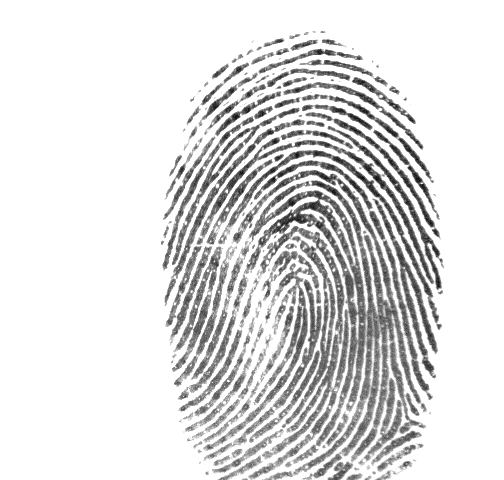
#> input picture data/raw/002_3_2.tif, 504 x 480 px; its folder holds only this picture in this run
$ jupyter execute --allow-errors process.ipynb
#> lines starting #> are read from the running program, lines starting #| are printed output that depends on the picture; after the words box and inside, x2 and y2 are one past the last pixel; in counts of white or black regions, pixels touching at a corner belong together
[cell 1]
import os
import cv2
import numpy as np
import random
from tqdm import tqdm
from sklearn.model_selection import train_test_split
import shutil
import tensorflow as tf
from tensorflow.keras.preprocessing.image import ImageDataGenerator
from tensorflow.keras.applications import VGG16
from tensorflow.keras.models import Model
from tensorflow.keras.layers import Dense, GlobalAveragePooling2D
from tensorflow.keras.optimizers import Adam
from tensorflow.keras.callbacks import ReduceLROnPlateau
from tensorflow.keras.layers import Dropout
from tensorflow.keras.callbacks import EarlyStopping, ModelCheckpoint
from tensorflow.keras import regularizers
from tensorflow.keras.models import load_model
import seaborn as sns
import matplotlib.pyplot as plt
from sklearn.metrics import confusion_matrix
from sklearn.metrics import classification_report, confusion_matrix
from sklearn.metrics import roc_auc_score
from sklearn.preprocessing import label_binarize
from collections import defaultdict

[cell 2]
def skeletonize(img):
    """Alternative skeletonization implementation without ximgproc"""
    skel = np.zeros(img.shape, np.uint8)
    element = cv2.getStructuringElement(cv2.MORPH_CROSS, (3,3))
    while True:
        open_img = cv2.morphologyEx(img, cv2.MORPH_OPEN, element)
        temp = cv2.subtract(img, open_img)
        eroded = cv2.erode(img, element)
        skel = cv2.bitwise_or(skel, temp)
        img = eroded.copy()
        if cv2.countNonZero(img) == 0:
            break
    return skel

def process_fingerprint(image_path, output_path, target_size=None, upscale_factor=1.0):
#> called with image_path = '../data/raw/002_3_2.tif', output_path = '../data/processed/002_3_2.tif', upscale_factor = 2
    image = cv2.imread(image_path, cv2.IMREAD_GRAYSCALE)
#> image is the input picture: shape (480, 504); min 0, max 255, mean 222.8
    if image is None:
        raise ValueError(f"Could not read image: {image_path}")

    if target_size:
        image = cv2.resize(image, target_size, interpolation=cv2.INTER_LANCZOS4)
    elif upscale_factor != 1.0:
        h, w = image.shape
#> h = 480; w = 504
        image = cv2.resize(image, (int(w*upscale_factor), int(h*upscale_factor)),
                         interpolation=cv2.INTER_LANCZOS4)
#> image: shape (960, 1008)

    # 1. Contrast enhancement
    clahe = cv2.createCLAHE(clipLimit=2.0, tileGridSize=(8,8))
    enhanced = clahe.apply(image)
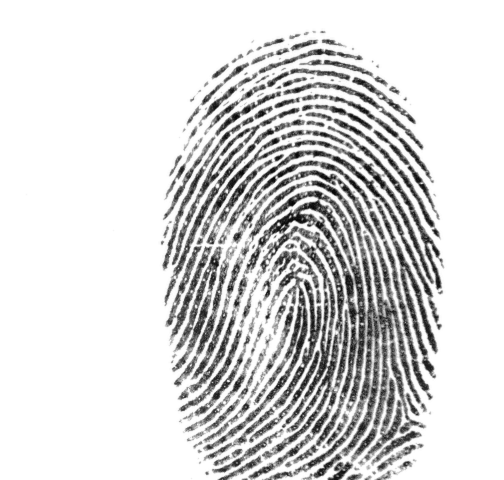
#> enhanced: shape (960, 1008) (shown at 1/2 size); min 2, max 255, mean 216.3

    # 2. Noise reduction
    denoised = cv2.bilateralFilter(enhanced, 9, 75, 75)

    # 3. Adaptive thresholding
    thresh = cv2.adaptiveThreshold(denoised, 255, cv2.ADAPTIVE_THRESH_GAUSSIAN_C,
                                cv2.THRESH_BINARY_INV, 21, 7)
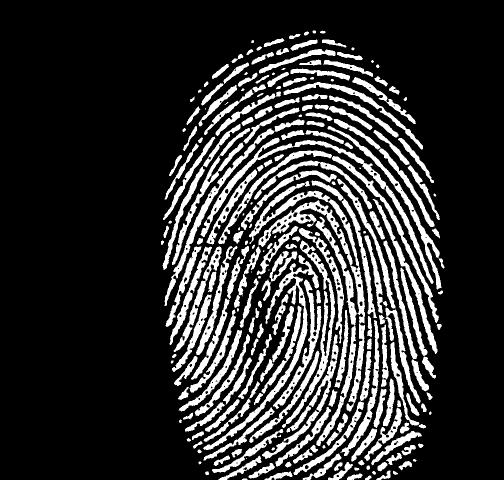
#> thresh: shape (960, 1008) (shown at 1/2 size); 19.2% white; 243 white regions (12 under 20 px), largest, box (x1, y1, x2, y2) and area: (498, 362, 730, 892) 15741, (401, 275, 867, 568) 6691, (406, 510, 638, 900) 6175

    # 4. Morphological operations
    kernel = np.ones((3,3), np.uint8)
    morph = cv2.morphologyEx(thresh, cv2.MORPH_CLOSE, kernel, iterations=1)
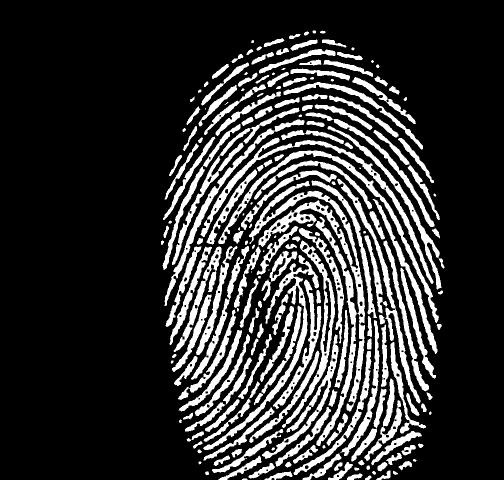
#> morph: shape (960, 1008) (shown at 1/2 size); 19.5% white; 211 white regions (9 under 20 px), largest, box (x1, y1, x2, y2) and area: (498, 362, 730, 892) 16047, (401, 275, 867, 568) 6730, (436, 301, 878, 646) 6319
    morph = cv2.morphologyEx(morph, cv2.MORPH_OPEN, kernel, iterations=1)
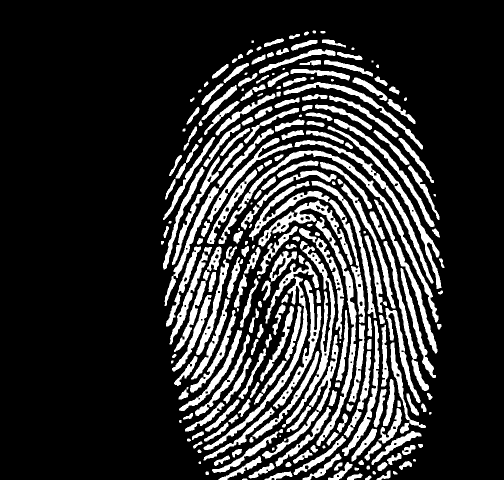
#> morph: shape (960, 1008) (shown at 1/2 size); 19.3% white; 278 white regions (8 under 20 px), largest, box (x1, y1, x2, y2) and area: (437, 301, 877, 645) 6260, (631, 434, 713, 892) 4793, (564, 492, 670, 855) 4419

    # 5. Skeletonization (using alternative method)
    skeleton = skeletonize(morph)
#> the loop in skeletonize, `while True:` made 10 passes
#> pass 1, in skeletonize, `temp = cv2.subtract(img, open_img)`:
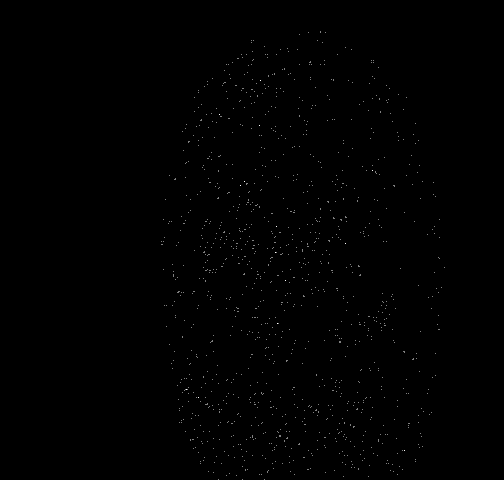
#> temp: shape (960, 1008) (shown at 1/2 size); 0.14% white in thin lines or dots, all inside (x1, y1, x2, y2) = (322, 62, 889, 959)
#> pass 1, in skeletonize, `eroded = cv2.erode(img, element)`:
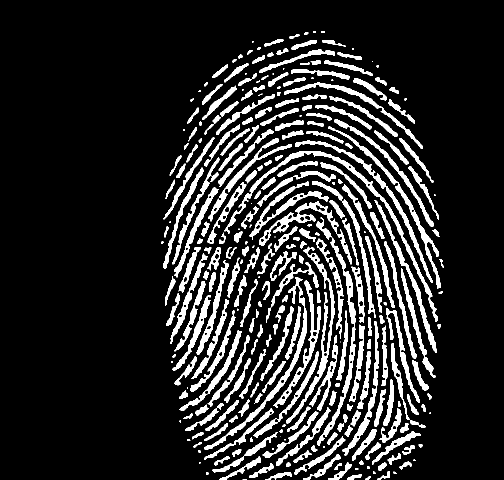
#> eroded: shape (960, 1008) (shown at 1/2 size); 14.5% white; 293 white regions (39 under 20 px), largest, box (x1, y1, x2, y2) and area: (449, 302, 876, 644) 4695, (632, 435, 712, 891) 3694, (408, 554, 614, 899) 3372
#> pass 2, in skeletonize, `open_img = cv2.morphologyEx(img, cv2.MORPH_OPEN, element)`:
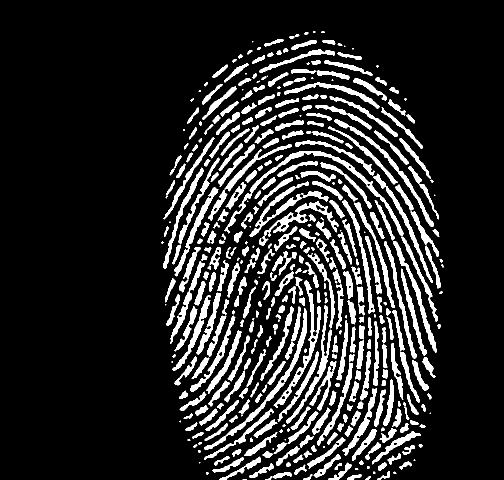
#> open_img: shape (960, 1008) (shown at 1/2 size); 14.2% white; 434 white regions (48 under 20 px), largest, box (x1, y1, x2, y2) and area: (449, 302, 876, 644) 4660, (408, 616, 614, 899) 2784, (547, 561, 642, 816) 2369
#> after the loop in skeletonize, `while True:`: img: shape (960, 1008); every value is 0
#> after the loop in skeletonize, `while True:`:
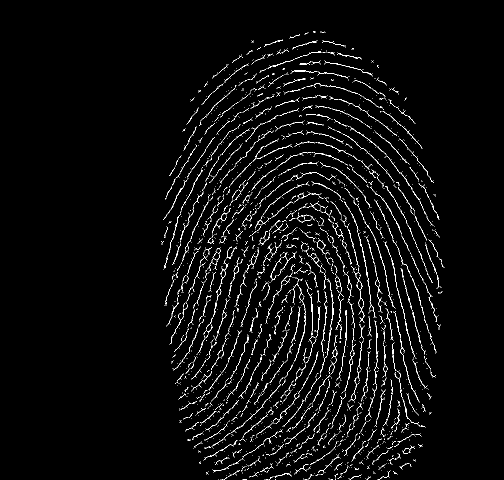
#> skel: shape (960, 1008) (shown at 1/2 size); 2.9% white in thin lines or dots, all inside (x1, y1, x2, y2) = (322, 62, 889, 960)

    # 6. Final inversion and saving
    result = cv2.bitwise_not(skeleton)
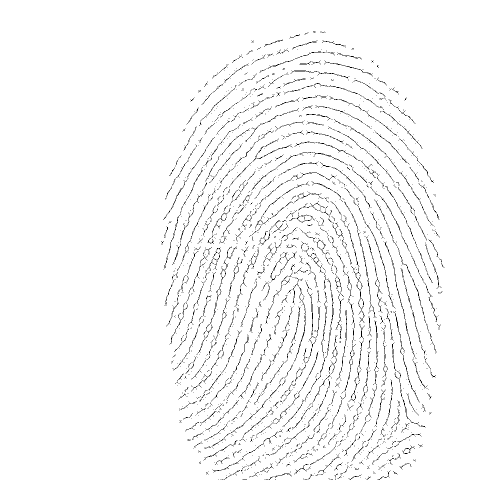
#> result: shape (960, 1008) (shown at 1/2 size); 97.1% white; black in thin lines or dots, all inside (x1, y1, x2, y2) = (322, 62, 889, 960)
    cv2.imwrite(output_path, result)

def batch_process_fingerprints(input_folder, output_folder, upscale=False):
    """
    Process all fingerprints in a folder
    """
    os.makedirs(output_folder, exist_ok=True)
    files = [f for f in os.listdir(input_folder) if f.lower().endswith('.tif')]

    for filename in tqdm(files, desc="Processing Fingerprints"):
        input_path = os.path.join(input_folder, filename)
        output_path = os.path.join(output_folder, filename)

        try:
            if upscale:
                process_fingerprint(input_path, output_path, upscale_factor=2.0)
            else:
                process_fingerprint(input_path, output_path)
        except Exception as e:
            print(f"\nError processing {filename}: {str(e)}")
            continue

if __name__ == "__main__":
    INPUT_FOLDER = "../data/raw"
    OUTPUT_FOLDER = "../data/processed"
    UPSCALE_IMAGES = True  # Set to True for 2x upscaling

    print("Starting fingerprint processing...")
    batch_process_fingerprints(INPUT_FOLDER, OUTPUT_FOLDER, upscale=UPSCALE_IMAGES)
    print("\nProcessing completed successfully!")

[cell 3]
random.seed(42)

processed_dir  = "../data/processed"
train_dir  = "../data/final/train"
test_dir  = "../data/final/test"

os.makedirs(train_dir, exist_ok=True)
os.makedirs(test_dir, exist_ok=True)

finger_groups = defaultdict(list)

for filename in sorted(os.listdir(processed_dir)):
    if not filename.lower().endswith((".png", ".jpg", ".jpeg", ".tif")):
        continue
    parts = filename.split("_")
    if len(parts) < 3:
        continue
    class_id = f"{parts[0]}_{parts[1]}"
    finger_groups[class_id].append(filename)

for class_id, files in finger_groups.items():
    files.sort(key=lambda f: int(f.split("_")[2].split(".")[0]))

    train_class_dir = os.path.join(train_dir, class_id)
    test_class_dir = os.path.join(test_dir, class_id)
    os.makedirs(train_class_dir, exist_ok=True)
    os.makedirs(test_class_dir, exist_ok=True)

    for i, file in enumerate(files):
        src = os.path.join(processed_dir, file)
        if i < 6:
            dst = os.path.join(train_class_dir, file)
        else:
            dst = os.path.join(test_class_dir, file)
        shutil.copy(src, dst)
        print(f"Copied {file} → {'train' if i < 6 else 'test'}/{class_id}")

print("Dataset split complete with subfolders as classes.")

[cell 4]
test_dir = "../data/final/test/"

# [61 lines left out: functions apply_block_damage_smart, apply_blur_damage, apply_elliptical_noise, apply_combined_damage, not called in this run]

test_images = []
for root, _, files in os.walk(test_dir):
    for file in files:
        if file.endswith(".tif"):
            test_images.append(os.path.join(root, file))
print(f"Found {len(test_images)} test images to process")

for image_path in tqdm(test_images, desc="Applying combined damage"):
    image = cv2.imread(image_path, cv2.IMREAD_GRAYSCALE)

    if image is not None:
        damaged_image = apply_combined_damage(image)
        cv2.imwrite(image_path, damaged_image)

print(f"\nOverwritten {len(test_images)} images with combined damage in {test_dir}")

[cell 5]
from tensorflow.keras.preprocessing.image import ImageDataGenerator, img_to_array, load_img, array_to_img
import numpy as np
import os
from tqdm import tqdm
import cv2

train_dir = "../data/final/train"

# [14 lines left out: functions add_custom_noise, add_motion_blur, not called in this run]

def augment_and_save_images_in_place(input_dir, augmentations_per_image=5):
    datagen = ImageDataGenerator(
        rotation_range=10,
        width_shift_range=0.05,
        height_shift_range=0.05,
        shear_range=5,
        zoom_range=0.05,
        brightness_range=(0.9, 1.1),
        fill_mode='nearest'
    )

    for class_name in os.listdir(input_dir):
        class_path = os.path.join(input_dir, class_name)
        if not os.path.isdir(class_path):
            continue

        for fname in tqdm(os.listdir(class_path), desc=f"Augmenting {class_name}"):
            if not fname.lower().endswith((".png", ".jpg", ".jpeg", ".tif")):
                continue

            fpath = os.path.join(class_path, fname)
            img = load_img(fpath, color_mode='grayscale')
            x = img_to_array(img)
            x = x.reshape((1,) + x.shape)

            prefix = os.path.splitext(fname)[0]
            i = 0
            for batch in datagen.flow(x, batch_size=1):
                aug_img_array = batch[0]

                if np.random.rand() < 0.5:
                    aug_img_array = add_custom_noise(aug_img_array)

                if np.random.rand() < 0.3:
                    degree = np.random.randint(3, 7)
                    angle = np.random.uniform(-20, 20)
                    aug_img_array = add_motion_blur(aug_img_array, degree=degree, angle=angle)

                aug_img_array = np.clip(aug_img_array, 0, 255).astype('uint8')

                if aug_img_array.ndim == 2:
                    aug_img_array = np.expand_dims(aug_img_array, axis=-1)

                aug_img = array_to_img(aug_img_array)
                aug_img.save(os.path.join(class_path, f"{prefix}_aug{i+1}.png"))
                i += 1
                if i >= augmentations_per_image:
                    break

augment_and_save_images_in_place(train_dir, augmentations_per_image=5)
#> (the call stopped at in augment_and_save_images_in_place, `datagen = ImageDataGenerator( rotation_range=10, width_shift_range=0.0..`: tensorflow is not available in this run)
print("Augmentation done.")

[cell 6]
import os
import cv2
import random
from tqdm import tqdm

train_dir = "../data/final/train"
test_dir  = "../data/final/test"

print("\n Applying damage per class in training dataset...")

total_clean = 0
total_damaged = 0

for class_id in os.listdir(train_dir):
    class_path = os.path.join(train_dir, class_id)
    if not os.path.isdir(class_path):
        continue

    images = [f for f in os.listdir(class_path) if f.lower().endswith(('.tif', '.png', '.jpg', '.jpeg', '.bmp'))]
    num_images = len(images)

    num_to_damage = int(num_images * 0.2)
    selected = random.sample(images, num_to_damage)

    for fname in selected:
        img_path = os.path.join(class_path, fname)
        img = cv2.imread(img_path, cv2.IMREAD_GRAYSCALE)
        if img is not None:
            damaged = apply_combined_damage(img)
            cv2.imwrite(img_path, damaged)

    total_clean += (num_images - num_to_damage)
    total_damaged += num_to_damage
    print(f"Class {class_id}: {num_images - num_to_damage} clean + {num_to_damage} damaged")

print(f"\nFinal training set: {total_clean + total_damaged} images total — {total_clean} clean + {total_damaged} damaged.")

[cell 7]
import tensorflow as tf

print("TensorFlow version:", tf.__version__)
print("Num GPUs Available:", len(tf.config.list_physical_devices('GPU')))
#> (this line was passed over: tensorflow is not available in this run)

$ run again, on data/raw/012_2_2.tif
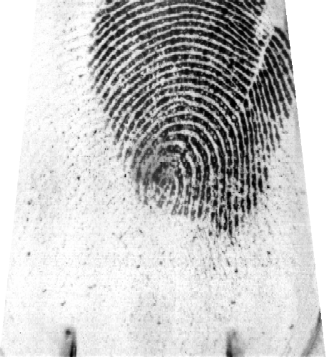
#> input picture data/raw/012_2_2.tif, 326 x 357 px
#> in process_fingerprint, image is the input picture: shape (357, 326); min 0, max 255, mean 196.2
#> image: shape (714, 652)
#> in process_fingerprint, `thresh = cv2.adaptiveThreshold(denoised, 255, cv2.ADAPTIVE_THRESH_GAUS..`:
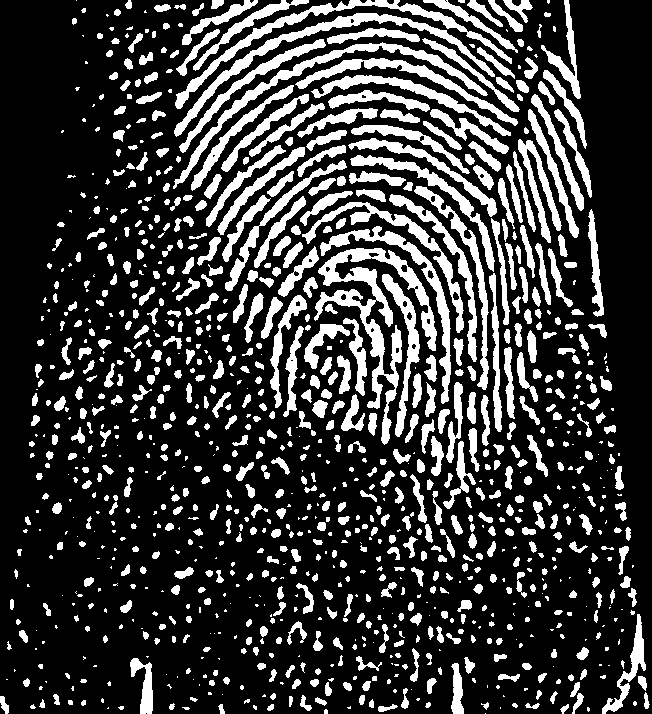
#> thresh: shape (714, 652); 23.1% white; 1090 white regions (382 under 20 px), largest, box (x1, y1, x2, y2) and area: (314, 248, 437, 445) 5068, (174, 13, 495, 137) 2845, (173, 42, 488, 189) 2725
#> after the loop in skeletonize, `while True:`:
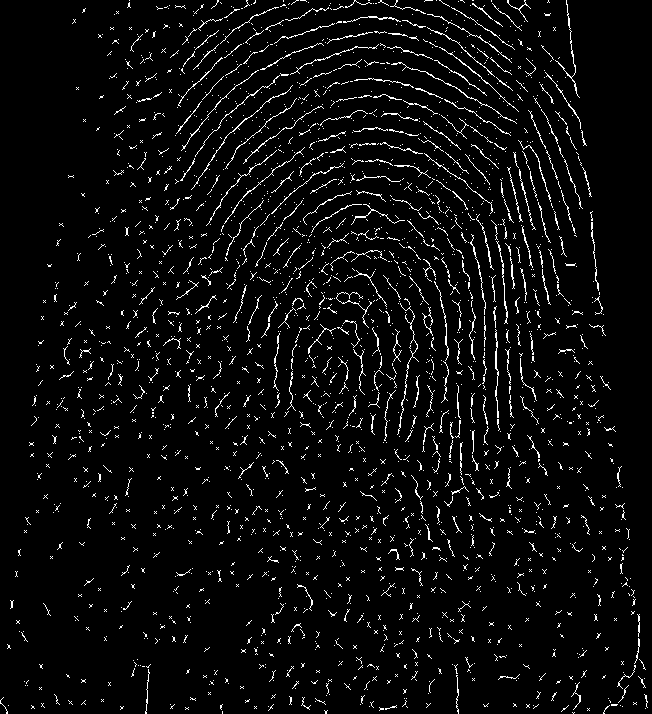
#> skel: shape (714, 652); 4.6% white in thin lines or dots
#> result: shape (714, 652); 95.4% white; black in thin lines or dots

$ run again, on data/raw/014_101_8.tif
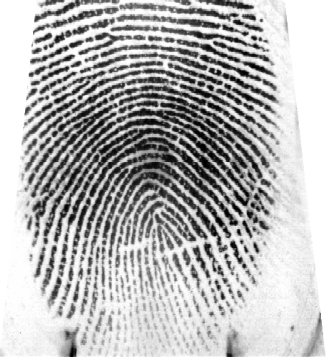
#> input picture data/raw/014_101_8.tif, 326 x 357 px
#> in process_fingerprint, image is the input picture: shape (357, 326); min 0, max 255, mean 181.3
#> image: shape (714, 652)
#> in process_fingerprint, `thresh = cv2.adaptiveThreshold(denoised, 255, cv2.ADAPTIVE_THRESH_GAUS..`:
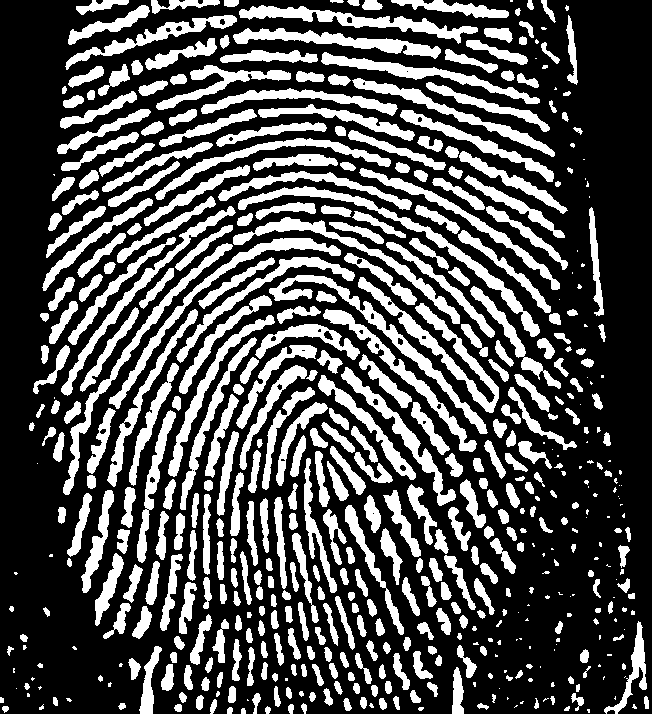
#> thresh: shape (714, 652); 31.5% white; 531 white regions (119 under 20 px), largest, box (x1, y1, x2, y2) and area: (238, 186, 540, 337) 2906, (358, 277, 499, 413) 2830, (269, 275, 488, 434) 2703
#> after the loop in skeletonize, `while True:`:
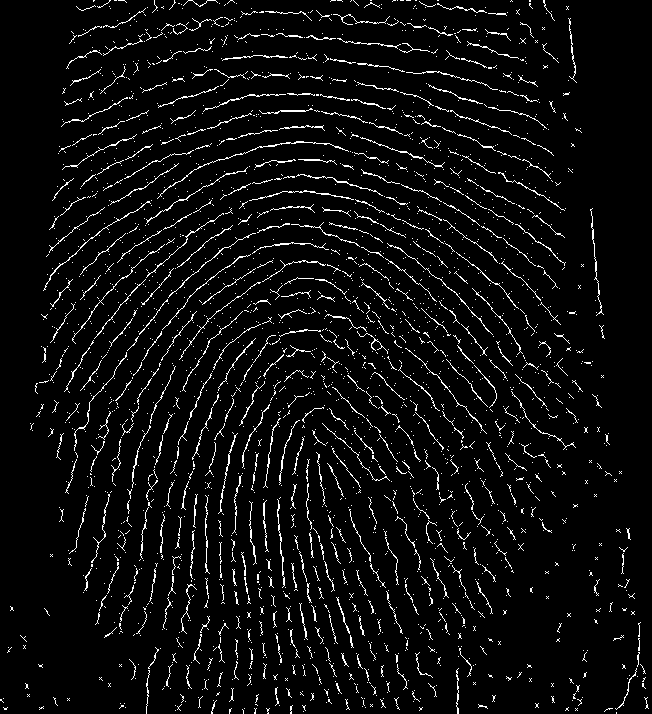
#> skel: shape (714, 652); 5.2% white in thin lines or dots
#> result: shape (714, 652); 94.8% white; black in thin lines or dots
